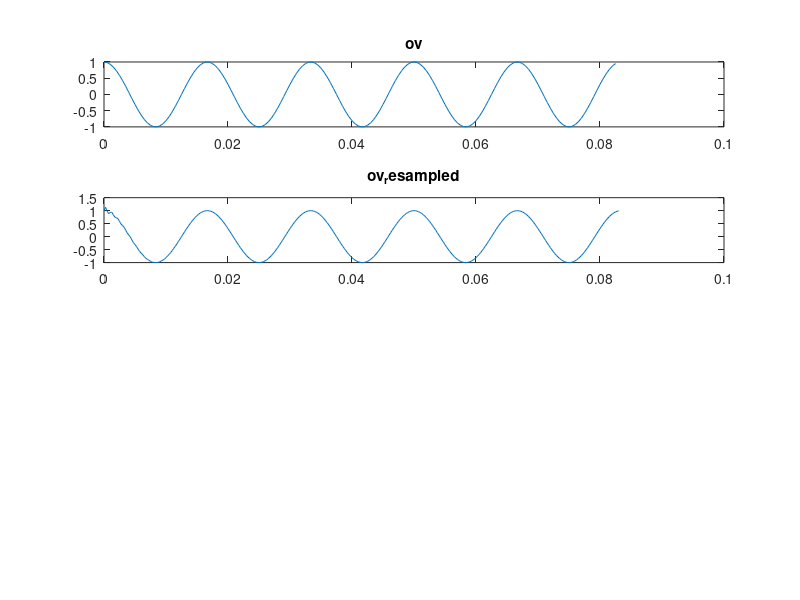

Write MATLAB code to recreate this figure. (Note: this script raises an error after producing the figure.)
clear All;
%this file status:
    
    
%fifo matrix potential optimizations:
    %when filling the fifo matrix, can iterate over positive and negative
        %frequency bins at the same time since their w_index would be the same
        %also leeads to memory savings
    %Rather than modulus 2*pi (360*), can do in terms of 180 and thereafter
        %multiply the frequency bin by -1.  Cuts matrix memory in half.
    


% Time specifications
fs = 2000;                   % samples per second for constructing the sine wave
dt = 1/fs;                   % seconds per sample
StopTime = 5;             % seconds
t = (0:dt:StopTime-dt)';     % seconds

%ov is original voice
% Sine wave:
fc = 60;                     % hertz
ov = cos(2*pi*fc*t)';
subplot(4,1,1);
plot(t(1:end/fc),ov(1:end/fc));
title('ov');
hold on;


fftsize = 4096;

minfreq = 50; %Hertz
maxfreq = 100; %Hertz

gd_precision = 2; %higher factor means more matrix columns and DAC rate, more precision on frequency specific delay (group delay)
latency = 0; %our test value in seconds

t = (0: dt/gd_precision : StopTime-dt/gd_precision)';     % seconds
d = int32(latency * fs * gd_precision);

%resample for gd_precision matrix scaling
%ov_resampled is gd_precision factor larger than ov
ov_resampled = resample(ov, fs * gd_precision, fs);
subplot(4,1,2);
plot(t(1:end/fc), ov_resampled(1:end/fc));
title('ov_resampled');

%w is an integer representing the number of columns in the fifo matrix
% each column is spaced logically apart in time by t_shift_granularity
%until it reaches the lowest freq's period
    %w = ceil( (fs / maxfreq * gd_precision) * (maxfreq / minfreq) );
        % maxfreq cancels
w = ceil( fs * gd_precision / minfreq );

%create a matrix with fftsize rows, and w columns
fifomatrix = zeros(fftsize, w);


freq_pos = 0:fs/fftsize:fs/2; % frequency vector from 0 to the Nyquist

%time_shift is a column vector with length == number of freq bins
[freq_range, time_shift] = get_fifo_time_shift_vector_pos(freq_pos, latency);

%w_indexes determines which column a given frequency's data point should be
    %placed in so that it obtains the correct amount of time shift
    %map the time in seconds to the nearest column of w columns
    %each index represents Tminfreq / w seconds == 1 / (minfreq * w))
    %must: time_shift * minfreq less than or equal 1, w_indexes <= w
w_indexes = int32(time_shift * (minfreq * w));

ov_shifted = zeros(fftsize, 1);
ov_negative = zeros(length(ov_resampled),1);
 
for i = 1 : fftsize : length(ov_resampled) - fftsize
    
    %rows are frequencies (or freq bins)
    %column calculation = a time shift of 0 would be column 1
        %a time shift equal to period of lowest freq would be column w
        %first column is transmitted first.  
        %New packets arrive at back of matrix and shifted towards the front
        %Packets are sent gd_precision more often than arrived,
            %thus uses last known value if values unchanged
    
    ov_fft = fft(ov_resampled( i : i+fftsize - 1 ), fftsize);
    
    bin_num = 0;
    for bin = freq_range %bin is essentially the freq (center frequency of that bin)
        bin_num = bin_num + 1;
        %w_indexes accepts bin as index into it to determine column number
        if abs(bin) > minfreq
            fifomatrix(bin_num,1+min(floor(w_indexes(bin_num)),w)) = ov_fft(bin_num); %place data points in correct location in  matrix
        else
            fifomatrix(bin_num,1+0) = ov_fft(bin_num); %place data points in correct location in  matrix
        end
    end
    
    column_with_zeros = fifomatrix(:,1);
        
    %copy over values which are non-zero
    for k = 1 : 1 : fftsize
        if column_with_zeros(k) ~= 0
            ov_shifted(k) = column_with_zeros(k);
        end
    end
    ov_ifft = ifft(ov_shifted, fftsize); %convert current packet to time domain
    ov_negative(i : i+ (fftsize - 1)) = ov_ifft;
    
    %shift matrix towards front before new packet arrives into queue 
    fifomatrix(:,1:w - 1) = fifomatrix(:,1 + 1:w);
end

subplot(4,1,3);
plot(t(1:end/fc), ov_negative(1:end/fc));
title('ov_negative');

result = ov_resampled(1:end - d) + ov_negative(1 + d: end);

subplot(4,1,4);
plot(t(1:end/fc), result(1:end/fc));
title('result');

hold off;